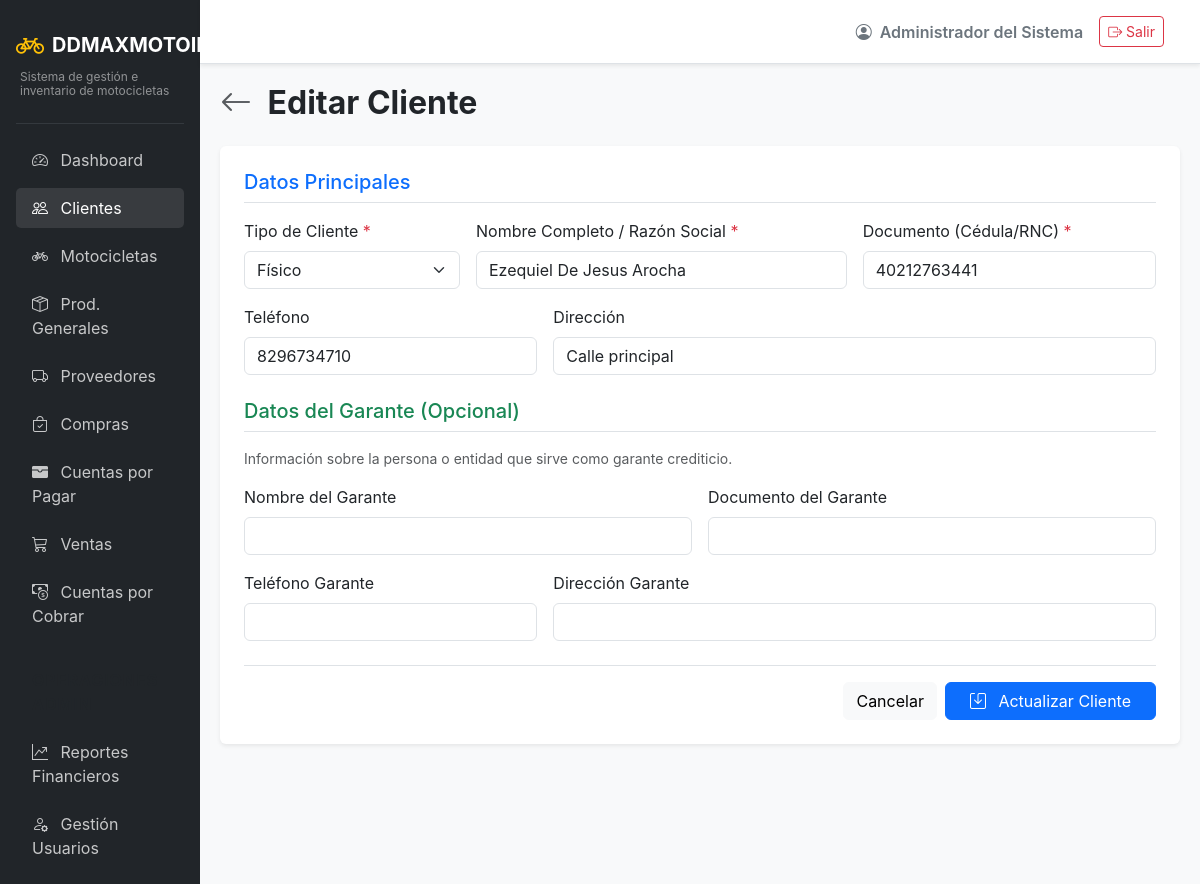
The app's page /clients/edit/6 (signed in) with its own data.
### app/models/auth.py (models this page shows, shortened)
class Usuarios(UserMixin, db.Model):
    __tablename__ = 'usuarios'
    id = db.Column(db.Integer, primary_key=True)
    usuario = db.Column(db.String(50), unique=True, nullable=False)
    password_hash = db.Column(db.String(255), nullable=False)
    rol_id = db.Column(db.Integer, db.ForeignKey('roles.id'), nullable=False)
    estado = db.Column(db.String(20), default='activo') # activo/inactivo
    nombre = db.Column(db.String(100), nullable=False)
    created_at = db.Column(db.DateTime, default=datetime.utcnow)
    updated_at = db.Column(db.DateTime, default=datetime.utcnow, onupdate=datetime.utcnow)

### app/models/entities.py (models this page shows)
class Clientes(db.Model):
    __tablename__ = 'clientes'
    id = db.Column(db.Integer, primary_key=True)
    tipo = db.Column(db.String(20), nullable=False) # fisico, juridico
    nombre = db.Column(db.String(150), nullable=False)
    documento = db.Column(db.String(50), unique=True, nullable=False)
    telefono = db.Column(db.String(20))
    direccion = db.Column(db.String(255))
    nombre_garante = db.Column(db.String(150))
    documento_garante = db.Column(db.String(50))
    telefono_garante = db.Column(db.String(20))
    direccion_garante = db.Column(db.String(255))
    created_at = db.Column(db.DateTime, default=datetime.utcnow)

### app/routes/clients.py (the view, shortened to what this page needs)
@clients_bp.route('/edit/<int:id>', methods=['GET', 'POST'])
def edit_client(id):
    cliente = db.session.get(Clientes, id)
    if not cliente:
        flash('Cliente no encontrado.', 'danger')
        return redirect(url_for('clients.list_clients'))
    return render_template('clients/form.html', cliente=cliente)

### app/models/auth.py (called while the page is built)
@login_manager.user_loader
def load_user(user_id):
    return db.session.get(Usuarios, int(user_id))

### app/templates/clients/form.html (shortened to what this page needs)
{% extends "base.html" %}
{% block content %}
<div class="d-flex justify-content-between align-items-center mb-4">
    <h2 class="fw-bold mb-0">
        <a href="{{ url_for('clients.list_clients') }}" class="text-decoration-none text-muted me-2"><i class="bi bi-arrow-left"></i></a>
        {{ 'Editar Cliente' if cliente else 'Nuevo Cliente' }}
    </h2>
</div>
<div class="card shadow-sm border-0">
    <div class="card-body p-4">
        <form method="POST" action="{{ url_for('clients.edit_client', id=cliente.id) if cliente else url_for('clients.create_client') }}">
            <h5 class="mb-3 text-primary border-bottom pb-2">Datos Principales</h5>
            <div class="row g-3 mb-4">
                <div class="col-md-3">
                    <label for="tipo" class="form-label">Tipo de Cliente <span class="text-danger">*</span></label>
                    <select class="form-select" id="tipo" name="tipo" required>
                        <option value="fisico" {{ 'selected' if cliente and cliente.tipo == 'fisico' else '' }}>Físico</option>
                    </select>
                </div>
                <div class="col-md-5">
                    <label for="nombre" class="form-label">Nombre Completo / Razón Social <span class="text-danger">*</span></label>
                    <input type="text" class="form-control" id="nombre" name="nombre" value="{{ cliente.nombre if cliente else '' }}" required>
                </div>
                <div class="col-md-4">
                    <label for="documento" class="form-label">Documento (Cédula/RNC) <span class="text-danger">*</span></label>
                    <input type="text" class="form-control" id="documento" name="documento" value="{{ cliente.documento if cliente else '' }}" required>
                </div>
                <div class="col-md-4">
                    <label for="telefono" class="form-label">Teléfono</label>
                    <input type="text" class="form-control" id="telefono" name="telefono" value="{{ cliente.telefono if cliente else '' }}">
                </div>
                <div class="col-md-8">
                    <label for="direccion" class="form-label">Dirección</label>
                    <input type="text" class="form-control" id="direccion" name="direccion" value="{{ cliente.direccion if cliente else '' }}">
                </div>
            </div>
            <h5 class="mb-3 text-success border-bottom pb-2">Datos del Garante (Opcional)</h5>
            <p class="text-muted small mb-3">Información sobre la persona o entidad que sirve como garante crediticio.</p>
            <div class="row g-3">
                <div class="col-md-6">
                    <label for="nombre_garante" class="form-label">Nombre del Garante</label>
                    <input type="text" class="form-control" id="nombre_garante" name="nombre_garante" value="{{ cliente.nombre_garante if cliente else '' }}">
                </div>
                <div class="col-md-6">
                    <label for="documento_garante" class="form-label">Documento del Garante</label>
                    <input type="text" class="form-control" id="documento_garante" name="documento_garante" value="{{ cliente.documento_garante if cliente else '' }}">
                </div>
                <div class="col-md-4">
                    <label for="telefono_garante" class="form-label">Teléfono Garante</label>
                    <input type="text" class="form-control" id="telefono_garante" name="telefono_garante" value="{{ cliente.telefono_garante if cliente else '' }}">
                </div>
                <div class="col-md-8">
                    <label for="direccion_garante" class="form-label">Dirección Garante</label>
                    <input type="text" class="form-control" id="direccion_garante" name="direccion_garante" value="{{ cliente.direccion_garante if cliente else '' }}">
                </div>
            </div>
            <div class="d-flex justify-content-end mt-4 pt-3 border-top">
                <a href="{{ url_for('clients.list_clients') }}" class="btn btn-light me-2">Cancelar</a>
                <button type="submit" class="btn btn-primary px-4">
                    <i class="bi bi-save me-2"></i> {{ 'Actualizar Cliente' if cliente else 'Guardar Cliente' }}
                </button>
            </div>
        </form>
    </div>
</div>
{% endblock %}

### app/templates/base.html (shortened to what this page needs)
<!DOCTYPE html>
<html lang="es">
<head>
    <link href="https://cdn.jsdelivr.net/npm/bootstrap@5.3.2/dist/css/bootstrap.min.css" rel="stylesheet">
    <link href="https://cdn.jsdelivr.net/npm/bootstrap-icons@1.11.1/font/bootstrap-icons.css" rel="stylesheet">
</head>
<body>
    <div class="container-fluid p-0">
        <div class="row g-0">
            <div class="col-md-2 sidebar d-none d-md-block p-3">
                <a href="{{ url_for('main.dashboard') }}" class="text-decoration-none d-flex flex-column mb-4 mt-2">
                    <div class="d-flex align-items-center">
                        <i class="bi bi-bicycle fs-3 text-warning me-2"></i>
                        <span class="fs-5 text-white fw-bold">DDMAXMOTOIMPORT</span>
                    </div>
                    <div class="text-white-50 mt-1 ps-1" style="font-size: 0.75rem; line-height: 1.2;">Sistema de gestión e inventario de motocicletas</div>
                </a>
                <hr class="text-secondary">
                <ul class="nav flex-column gap-2">
                    <li class="nav-item">
                        <a class="nav-link {% if request.endpoint and request.endpoint.startswith('main.') %}active{% endif %}" href="{{ url_for('main.dashboard') }}">
                            <i class="bi bi-speedometer2 me-2"></i> Dashboard
                        </a>
                    </li>
                    <li class="nav-item">
                        <a class="nav-link {% if request.endpoint and request.endpoint.startswith('clients.') %}active{% endif %}" href="{{ url_for('clients.list_clients') }}">
                            <i class="bi bi-people me-2"></i> Clientes
                        </a>
                    </li>
                    <li class="nav-item">
                        <a class="nav-link {% if request.endpoint and request.endpoint.startswith('inventory.') and 'product' not in request.endpoint %}active{% endif %}" href="{{ url_for('inventory.list_motorcycles') }}">
                            <i class="bi bi-bicycle me-2"></i> Motocicletas
                        </a>
                    </li>
                    <li class="nav-item">
                        <a class="nav-link {% if request.endpoint and request.endpoint.startswith('inventory.') and 'product' in request.endpoint %}active{% endif %}" href="{{ url_for('inventory.list_products') }}">
                            <i class="bi bi-box-seam me-2"></i> Prod. Generales
                        </a>
                    </li>
                    <li class="nav-item">
                        <a class="nav-link {% if request.endpoint and request.endpoint.startswith('suppliers.') %}active{% endif %}" href="{{ url_for('suppliers.list_suppliers') }}">
                            <i class="bi bi-truck me-2"></i> Proveedores
                        </a>
                    </li>
                    <li class="nav-item">
                        <a class="nav-link {% if request.endpoint and request.endpoint.startswith('purchases.') %}active{% endif %}" href="{{ url_for('purchases.list_purchases') }}">
                            <i class="bi bi-bag-check me-2"></i> Compras
                        </a>
                    </li>
                    <li class="nav-item">
                        <a class="nav-link {% if request.endpoint and request.endpoint.startswith('payables.') %}active{% endif %}" href="{{ url_for('payables.list_accounts') }}">
                            <i class="bi bi-wallet-fill me-2"></i> Cuentas por Pagar
                        </a>
                    </li>
                    <li class="nav-item">
                        <a class="nav-link {% if request.endpoint and request.endpoint.startswith('sales.') %}active{% endif %}" href="{{ url_for('sales.list_sales') }}">
                            <i class="bi bi-cart3 me-2"></i> Ventas
                        </a>
                    </li>
                    <li class="nav-item">
                        <a class="nav-link {% if request.endpoint and request.endpoint.startswith('accounts.') %}active{% endif %}" href="{{ url_for('accounts.list_accounts') }}">
                            <i class="bi bi-cash-coin me-2"></i> Cuentas por Cobrar
                        </a>
                    </li>
                    {% if current_user.is_authenticated and current_user.rol.nombre|upper in ['ADMIN', 'ADMINISTRADOR'] %}
                    <li class="nav-item mt-3">
                        <span class="nav-link text-uppercase small fw-bold text-muted" style="letter-spacing: 1px;">Operaciones Admin</span>
                    </li>
                    <li class="nav-item">
                        <a class="nav-link {% if request.endpoint and request.endpoint.startswith('reports.') %}active{% endif %}" href="{{ url_for('reports.sales_report') }}">
                            <i class="bi bi-graph-up-arrow me-2"></i> Reportes Financieros
                        </a>
                    </li>
                    <li class="nav-item">
                        <a class="nav-link" href="#" onclick="alert('Módulo de usuarios en desarrollo'); return false;">
                            <i class="bi bi-person-gear me-2"></i> Gestión Usuarios
                        </a>
                    </li>
                    {% endif %}
                </ul>
            </div>
            <div class="col-md-10 d-flex flex-column vh-100">
                <nav class="navbar navbar-expand-lg navbar-light bg-white border-bottom shadow-sm px-4 py-3">
                    <div class="container-fluid">
                        <div class="ms-auto d-flex align-items-center">
                            <span class="me-3 fw-semibold text-secondary">
                                <i class="bi bi-person-circle me-1"></i> {{ current_user.nombre }}
                            </span>
                            <a href="{{ url_for('auth.logout') }}" class="btn btn-outline-danger btn-sm">
                                <i class="bi bi-box-arrow-right"></i> Salir
                            </a>
                        </div>
                    </div>
                </nav>
                <main class="content-area flex-grow-1 overflow-auto">
                    {% block content %}{% endblock %}
                </main>
            </div>
        </div>
    </div>
</body>
</html>

### app/templates/base.html (style rules this page uses)
body { background-color: #f8f9fa; font-family: 'Inter', sans-serif; }
.sidebar { background-color: #212529; min-height: 100vh; color: #fff; }
.sidebar .nav-link { color: rgba(255,255,255,.75); transition: 0.3s; }
.sidebar .nav-link:hover, .sidebar .nav-link.active { color: #fff; background: rgba(255,255,255,.1); border-radius: 5px; }
.content-area { padding: 20px; }

### records on screen
Usuarios: nombre "Administrador del Sistema"
Clientes: nombre "Ezequiel De Jesus Arocha", documento "40212763441", telefono "8296734710", direccion "Calle principal"

### other values on screen
{{ 'Editar Cliente' if cliente else 'Nuevo Cliente' }} "Editar Cliente"
{{ 'Actualizar Cliente' if cliente else 'Guardar Cliente' }} "Actualizar Cliente"
